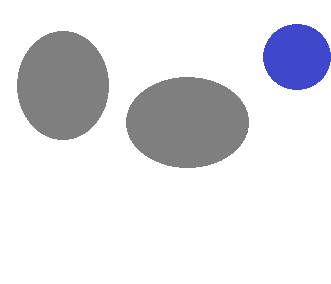
#> input picture Tugas/Tugas1/abu-abu02.png, 331 x 284 px, given in place of abu-abu01.png, which was not available
$ python ulang-hitam.py
#> lines starting #> are read from the running program, lines starting #| are printed output that depends on the picture; after the words box and inside, x2 and y2 are one past the last pixel; in counts of white or black regions, pixels touching at a corner belong together
import cv2
import numpy as np

for i in range(1, 4):
    img = cv2.imread('abu-abu0' + str(i) + '.png', 1)
#> img is the input picture: shape (284, 331, 3); mean B, G, R 230.4, 225.5, 225.2
    hsv = cv2.cvtColor(img, cv2.COLOR_BGR2HSV)
#> hsv: shape (284, 331, 3); mean H, S, V 4.4, 6.6, 230.4

    #mengubah warna hitam menjadi warna putih di hasil
    lower_api1 = np.array([0, 0, 0])
    upper_api1 = np.array([255, 255, 150])
    mask1 = cv2.inRange(hsv, lower_api1, upper_api1)
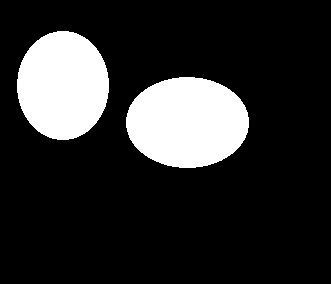
#> mask1: shape (284, 331); 17.7% white; 2 white regions, box (x1, y1, x2, y2) and area: (126, 77, 249, 168) 8787, (17, 31, 109, 140) 7858

    mask = mask1

    new_img = cv2.bitwise_and(img, img, mask=mask)
#> pass 3 of the loop `for i in range(1, 4):`:
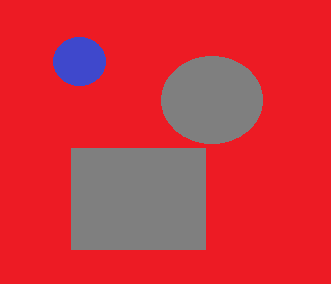
#> input picture Tugas/Tugas1/abu-abu07.png, 331 x 284 px, given in place of abu-abu03.png, which was not available
#> img is the input picture: shape (284, 331, 3); mean B, G, R 59.8, 50.1, 208.9
#> hsv: shape (284, 331, 3); mean H, S, V 138.1, 174.9, 211.9
#> `mask1 = cv2.inRange(hsv, lower_api1, upper_api1)`:
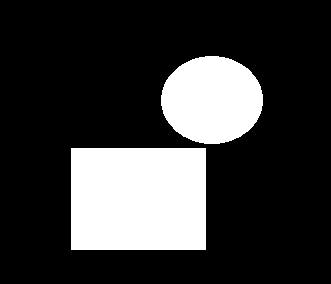
#> mask1: shape (284, 331); 22.1% white; 2 white regions, box (x1, y1, x2, y2) and area: (71, 148, 206, 250) 13770, (161, 56, 263, 144) 7033

    cv2.imshow('mask', mask)
    cv2.imshow('image', img)

    # menunggu tombol key ditekan
    cv2.waitKey(0)
    cv2.destroyAllWindows()
